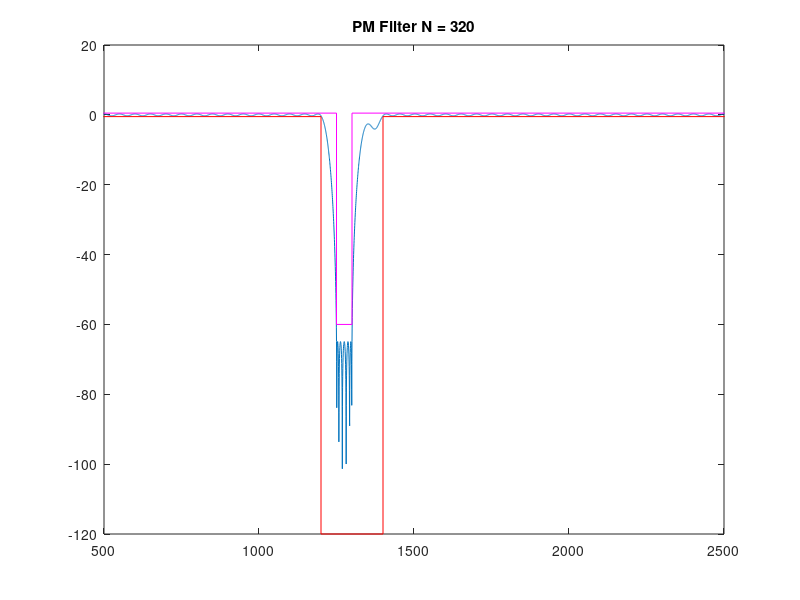

Write MATLAB code to recreate this figure.
% Projeto filtro 4 FIR PM
% BP - (fa = 8000 Hz, f1 = 1200 Hz; f2 = 1250 Hz, f3 = 1300 Hz;
% f4 = 1400 Hz, Ap = 0.5 dB, As = 60 dB, GdB = 0 dB)

close all;
clear all;
clc;

ExecutarAjuste = 0;

%% Especificacoes
Ap = 0.5; As = 60; GdB = 0;

fa = 8000;
fp1 = 1200; fp2 = 1400;
fs1 = 1250; fs2 = 1300;

fcuts = [fp1 fs1 fs2 fp2];
w = fcuts/fa*(2*pi);
wp1 = w(1)/pi; ws1 = w(2)/pi; ws2 = w(3)/pi; wp2 = w(4)/pi;

mags = [1 0 1];
devs_As = 10^(-As/20);
devs_Ap = 1-10^(-Ap/20);
devs = [devs_Ap devs_As devs_Ap];
G0 = GdB;

% calculo da ordem com firpmord
[n,f0,a0,w0] = firpmord(fcuts,mags,devs,fa);

% calculo algoritmo PM
h_pm = firpm(n,f0,a0,w0);
h_pm = h_pm*10^(G0/20);

[Hw,w] = freqz(h_pm, 1, 10000);
plot(w*fa/2/pi,20*log10(abs(Hw)))
title_txt = ['PM Filter N = ' num2str(n)];
title(title_txt)
hold on
Amin = 80;
% ylim([-Amin 10])
plot([0, ws1, ws1, ws2, ws2, 1]*fa/2, [Ap, Ap, -As, -As, Ap,Ap], '-m')
plot([0, wp1, wp1, wp2, wp2, 1]*fa/2, [-Ap, -Ap, -120, -120, -Ap, -Ap], '-r')
xlim([500 2500]); 
